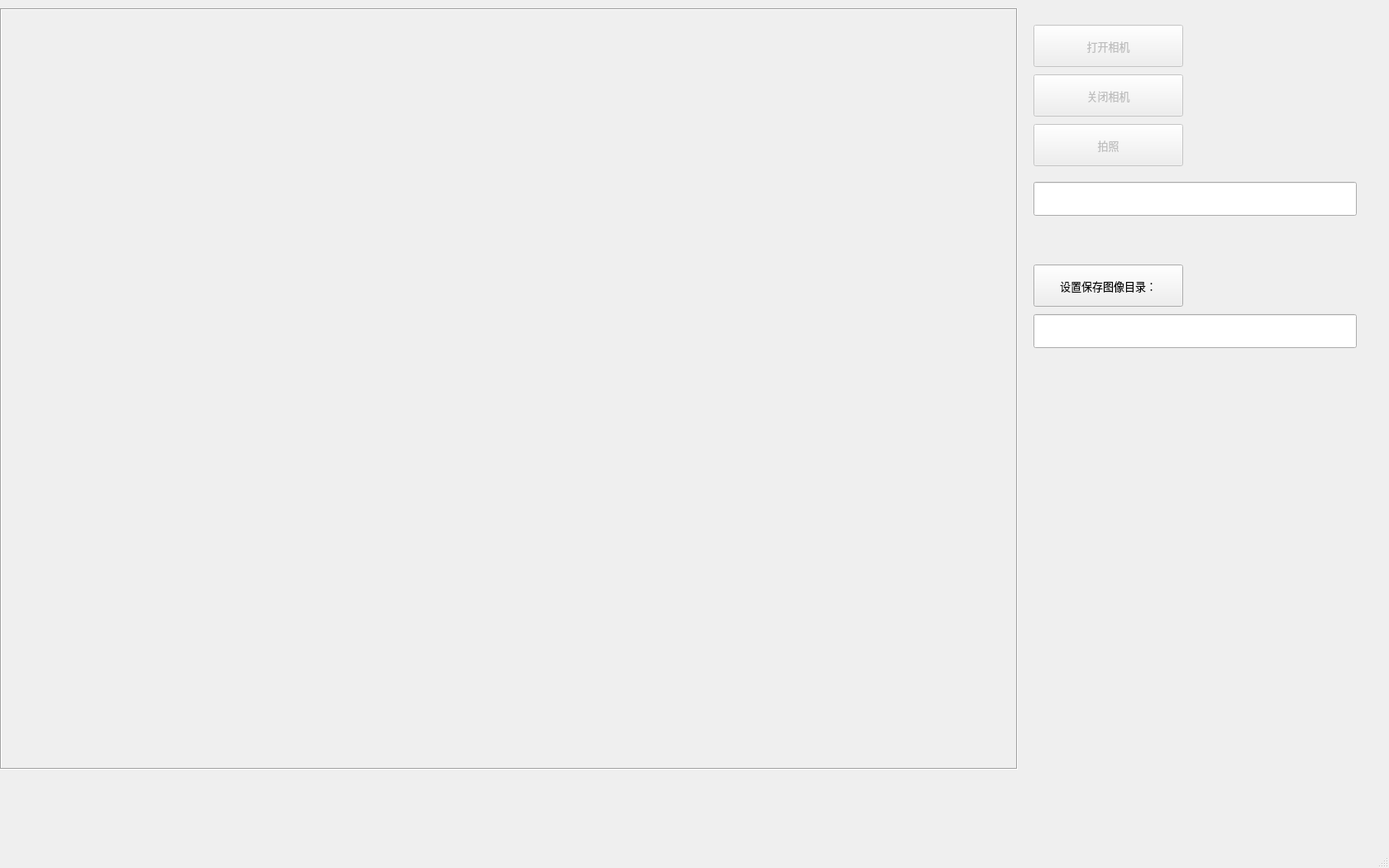
<?xml version="1.0" encoding="UTF-8"?>
<ui version="4.0">
 <class>MainWindow</class>
 <widget class="QMainWindow" name="MainWindow">
  <property name="geometry">
   <rect>
    <x>0</x>
    <y>0</y>
    <width>1680</width>
    <height>1050</height>
   </rect>
  </property>
  <property name="minimumSize">
   <size>
    <width>1680</width>
    <height>1050</height>
   </size>
  </property>
  <property name="maximumSize">
   <size>
    <width>1680</width>
    <height>1050</height>
   </size>
  </property>
  <property name="cursor">
   <cursorShape>ArrowCursor</cursorShape>
  </property>
  <property name="windowTitle">
   <string>Tool_Annotate</string>
  </property>
  <property name="windowIcon">
   <iconset resource="Icon/apprcc.qrc">
    <normaloff>:/pic/YY.jpg</normaloff>:/pic/YY.jpg</iconset>
  </property>
  <widget class="QWidget" name="centralwidget">
   <widget class="QLabel" name="m4_ShowImage">
    <property name="enabled">
     <bool>true</bool>
    </property>
    <property name="geometry">
     <rect>
      <x>0</x>
      <y>10</y>
      <width>1231</width>
      <height>921</height>
     </rect>
    </property>
    <property name="cursor">
     <cursorShape>CrossCursor</cursorShape>
    </property>
    <property name="autoFillBackground">
     <bool>false</bool>
    </property>
    <property name="frameShape">
     <enum>QFrame::Box</enum>
    </property>
    <property name="frameShadow">
     <enum>QFrame::Sunken</enum>
    </property>
    <property name="text">
     <string/>
    </property>
    <property name="pixmap">
     <pixmap resource="Icon/apprcc.qrc">:/pic/YY.jpg</pixmap>
    </property>
    <property name="scaledContents">
     <bool>true</bool>
    </property>
   </widget>
   <widget class="QPushButton" name="m4_OpenVideo_Btn">
    <property name="enabled">
     <bool>false</bool>
    </property>
    <property name="geometry">
     <rect>
      <x>1250</x>
      <y>30</y>
      <width>181</width>
      <height>51</height>
     </rect>
    </property>
    <property name="font">
     <font>
      <family>楷体</family>
      <pointsize>10</pointsize>
     </font>
    </property>
    <property name="text">
     <string>打开相机</string>
    </property>
   </widget>
   <widget class="QPushButton" name="m4_CloseVideo_Btn">
    <property name="enabled">
     <bool>false</bool>
    </property>
    <property name="geometry">
     <rect>
      <x>1250</x>
      <y>90</y>
      <width>181</width>
      <height>51</height>
     </rect>
    </property>
    <property name="font">
     <font>
      <family>楷体</family>
      <pointsize>10</pointsize>
     </font>
    </property>
    <property name="text">
     <string>关闭相机</string>
    </property>
   </widget>
   <widget class="QPushButton" name="m4_SetSavePath_Btn">
    <property name="geometry">
     <rect>
      <x>1250</x>
      <y>320</y>
      <width>181</width>
      <height>51</height>
     </rect>
    </property>
    <property name="font">
     <font>
      <family>楷体</family>
      <pointsize>10</pointsize>
     </font>
    </property>
    <property name="text">
     <string>设置保存图像目录：</string>
    </property>
   </widget>
   <widget class="QLineEdit" name="m4_LabelDir">
    <property name="geometry">
     <rect>
      <x>1250</x>
      <y>380</y>
      <width>391</width>
      <height>41</height>
     </rect>
    </property>
    <property name="font">
     <font>
      <family>楷体</family>
      <pointsize>10</pointsize>
     </font>
    </property>
   </widget>
   <widget class="QPushButton" name="m4_TakePhoto_Btn">
    <property name="enabled">
     <bool>false</bool>
    </property>
    <property name="geometry">
     <rect>
      <x>1250</x>
      <y>150</y>
      <width>181</width>
      <height>51</height>
     </rect>
    </property>
    <property name="font">
     <font>
      <family>楷体</family>
      <pointsize>10</pointsize>
     </font>
    </property>
    <property name="text">
     <string>拍照</string>
    </property>
   </widget>
   <widget class="QLineEdit" name="m4_SavePath">
    <property name="geometry">
     <rect>
      <x>1250</x>
      <y>220</y>
      <width>391</width>
      <height>41</height>
     </rect>
    </property>
    <property name="font">
     <font>
      <family>楷体</family>
      <pointsize>10</pointsize>
     </font>
    </property>
   </widget>
  </widget>
  <widget class="QMenuBar" name="menubar">
   <property name="geometry">
    <rect>
     <x>0</x>
     <y>0</y>
     <width>1680</width>
     <height>26</height>
    </rect>
   </property>
  </widget>
  <widget class="QStatusBar" name="statusbar"/>
 </widget>
 <resources>
  <include location="Icon/apprcc.qrc"/>
 </resources>
 <connections/>
</ui>
